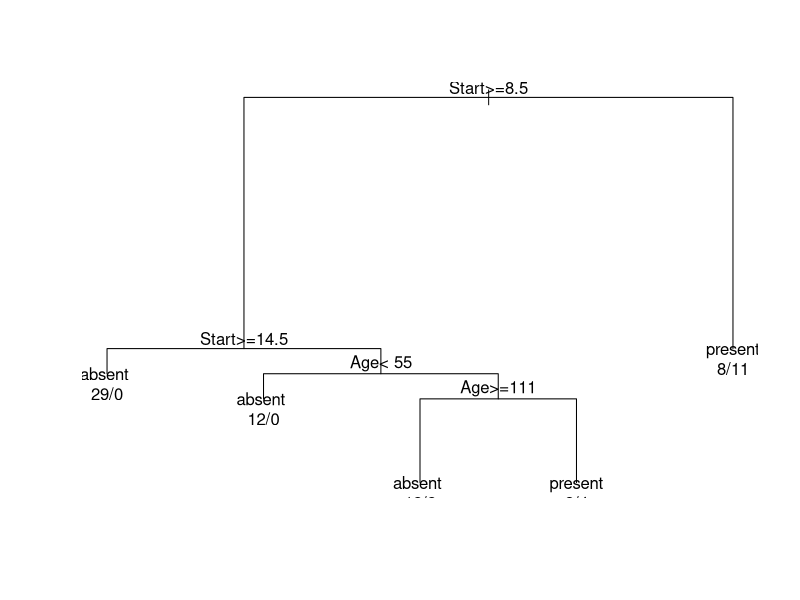

Source code (R):
## ---- chunk 1
#http://r-exercises.com/2016/12/13/recursive-partitioning-and-regression-trees-exercises/

#------Recursive Partitioning and Regression Trees Exercises-----
library(rpart)

help('kyphosis')

#Build a tree to classify Kyphosis from Age, Number and Start.
TREE=rpart(Kyphosis ~ Age + Number + Start, data=kyphosis,method="class")
TREE

#------Consider the tree build in exercise 1.------
#1) Which variables are used to explain kyhosis presence?
#option using plot
plot(TREE)
text(TREE, use.n=T)
TREE
cat('the variables are Start and Age')

#2) How many observations contains the terminal nodes.
cat('*denotes terminal nodes. Each nodes has 29, 12, 14, 7 and 19 observations')


# Consider the Kyphosis data frame.
# 1)Build a tree using the first 60 observations of kyphosis.
TREE=rpart(Kyphosis ~ Age + Number + Start, data=kyphosis[1:60,],method="class")
TREE

# 2)Predict the kyphosis presence for the other 21 observations.
PR=predict(TREE, kyphosis[61:81,], type='class')








